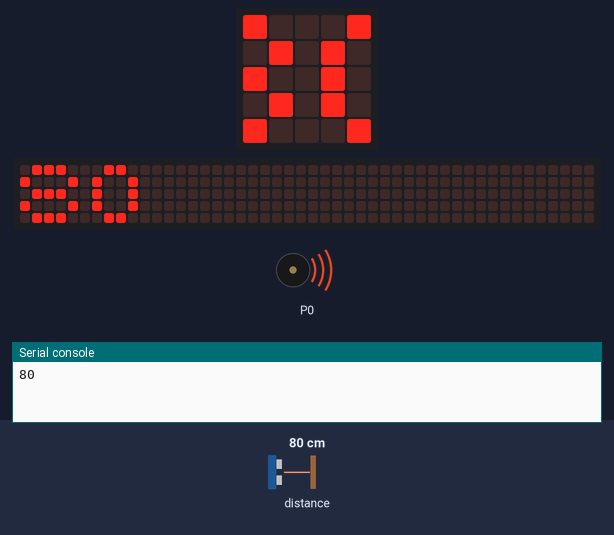
The program below on a simulated BBC micro:bit (MakeCode). On the bench: the board's 5×5 LED display, a strip that is not on the board, showing the scrolling text unrolled, buzzer (waves = sounding), the last lines printed to the serial console. The test bench sets the inputs (shaded band); at power-on: distance to the obstacle 80 cm. The 48×5 strip is a reading aid, not a part: it shows the text the display is scrolling, unrolled, one strip-width of it at a time.

Above: at 1.29 s.
1.3 s: distance to the obstacle set to 2 cm
At 3.4 s:
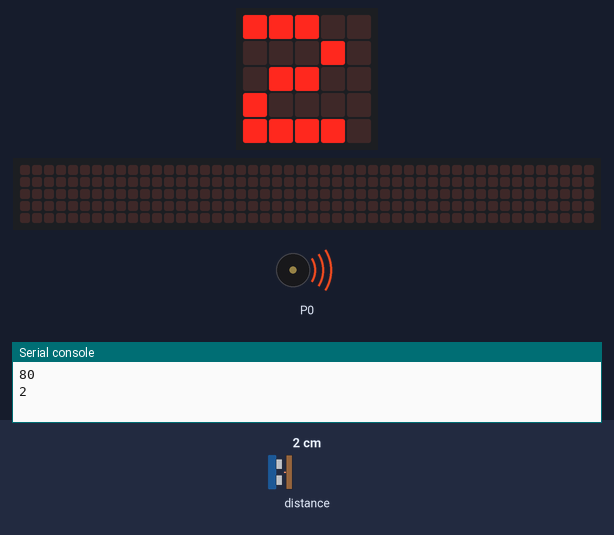
4.4 s: distance to the obstacle set to 18 cm
At 5.43 s:
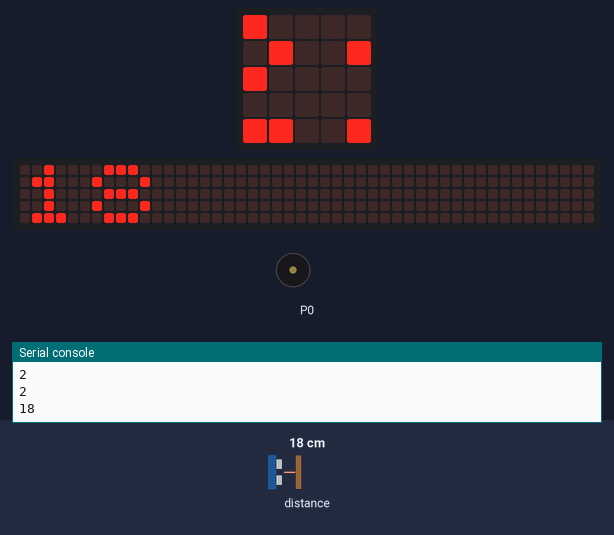
6.5 s: distance to the obstacle set to 4 cm
At 8.46 s:
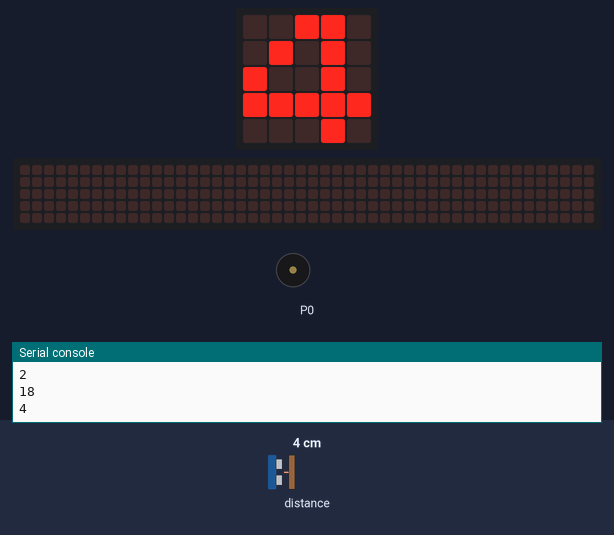
Timing chart, 0 to 15.2 s (numbered marks = the images above; inputs shaded):
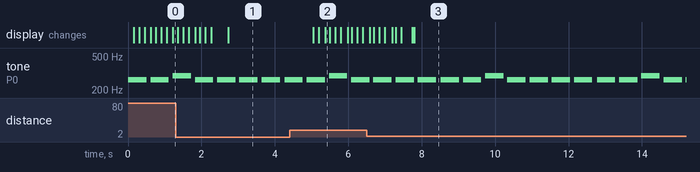

Measured:
- after the input at 1.3 s, the display: first differs from a run without the input after 1.4 s (image 1)
- after the input at 4.4 s, the display: first changes after 0.65 s (image 2 shows a later state)
- by itself, tone on P0: repeats every 4.3 s: 2 × (262 Hz 0.50 s, silent 0.11 s), 262 Hz 0.50 s, silent 0.13 s, 2 × (262 Hz 0.50 s, silent 0.11 s), 294 Hz 0.50 s, silent 0.11 s, 262 Hz 0.50 s, silent 0.11 s

The program:

main.ts
```typescript
basic.forever(function () {
    serial.writeLine("" + (sonar.ping(
    DigitalPin.P1,
    DigitalPin.P2,
    PingUnit.Centimeters
    )))
    basic.showNumber(sonar.ping(
    DigitalPin.P1,
    DigitalPin.P2,
    PingUnit.Centimeters
    ))
})
basic.forever(function () {
    music.playTone(262, music.beat(BeatFraction.Whole))
    basic.pause(100)
    music.playTone(262, music.beat(BeatFraction.Whole))
    basic.pause(100)
    music.playTone(294, music.beat(BeatFraction.Whole))
    basic.pause(100)
    music.playTone(262, music.beat(BeatFraction.Whole))
    basic.pause(100)
    music.playTone(262, music.beat(BeatFraction.Whole))
    basic.pause(100)
    music.playTone(262, music.beat(BeatFraction.Whole))
    basic.pause(100)
    music.playTone(262, music.beat(BeatFraction.Whole))
    basic.pause(100)
})
```

test.ts
```typescript
// 在這裡測試；當此封包作為擴充功能時，將不會編譯此內容。
```
